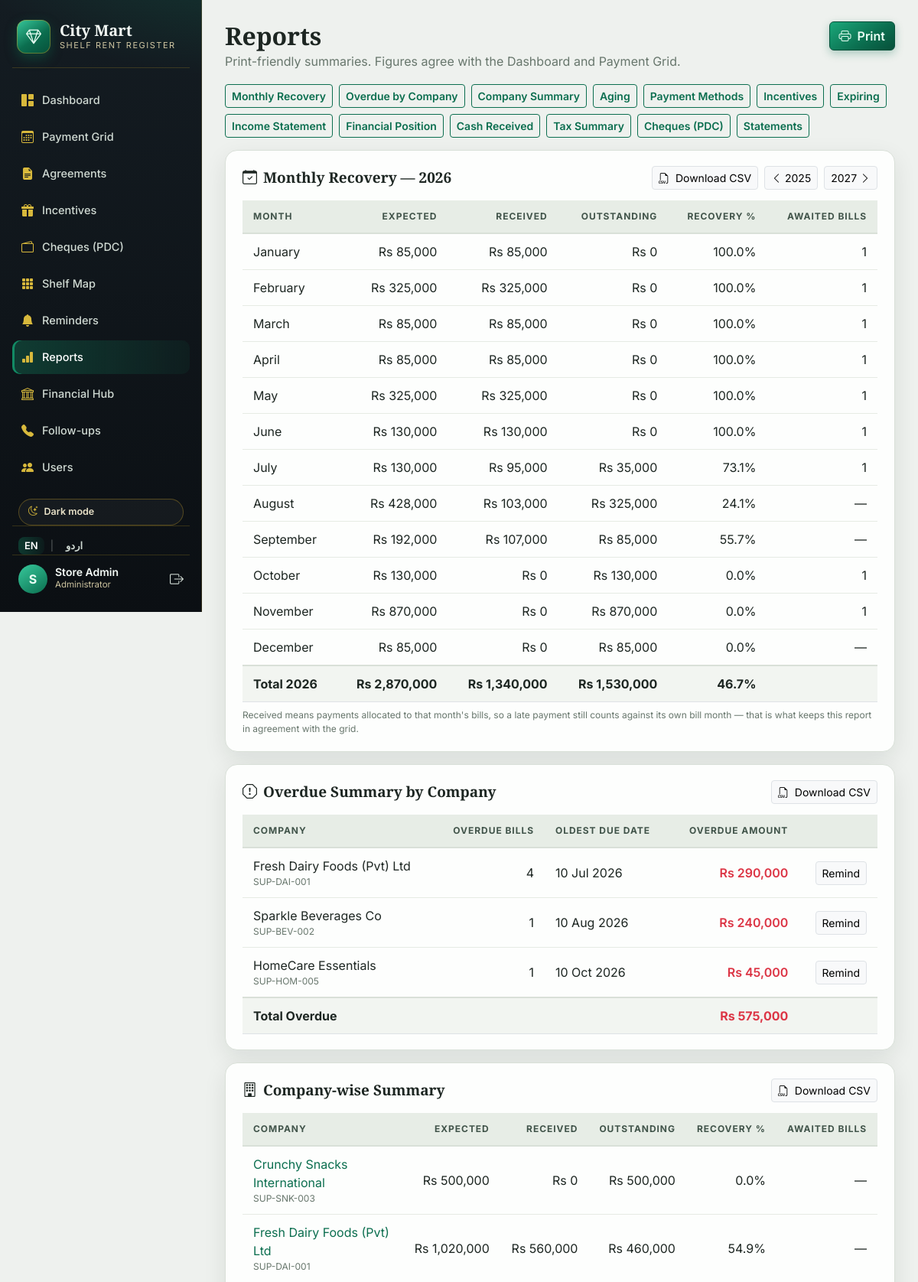
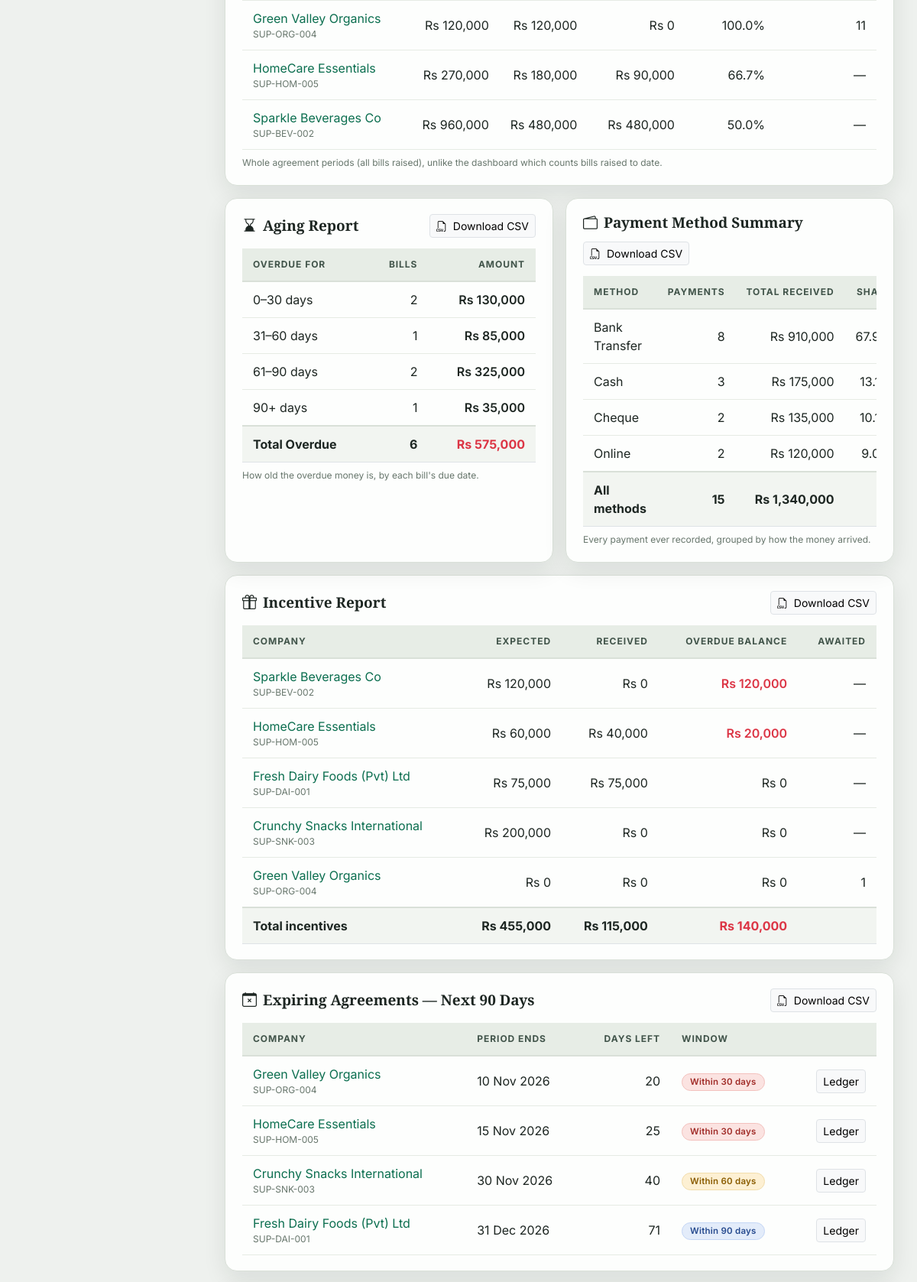
/reports.php (signed in, upper part), run on the app's committed database (2 pictures, top to bottom).
### tables this page shows
CREATE TABLE IF NOT EXISTS bills (
  id              INT UNSIGNED AUTO_INCREMENT PRIMARY KEY,
  agreement_id    INT UNSIGNED NOT NULL,
  bill_month      DATE NOT NULL,                  
  due_date        DATE NOT NULL,
  expected_amount DECIMAL(12,2) NULL,
  created_at      TIMESTAMP NOT NULL DEFAULT CURRENT_TIMESTAMP,
  UNIQUE KEY uq_bill (agreement_id, bill_month),
  CONSTRAINT fk_bills_agreement FOREIGN KEY (agreement_id) REFERENCES agreements(id) ON DELETE CASCADE
);

CREATE TABLE IF NOT EXISTS agreements (
  id                INT UNSIGNED AUTO_INCREMENT PRIMARY KEY,
  supplier_name     VARCHAR(150) NOT NULL,
  ledger_code       VARCHAR(60)  NOT NULL UNIQUE,
  contact_person    VARCHAR(100) NULL,
  contact_phone     VARCHAR(40)  NULL,
  contact_email     VARCHAR(120) NULL,
  rent_type         ENUM('fixed','percentage') NOT NULL DEFAULT 'fixed',
  rent_amount       DECIMAL(12,2) NULL,           
  percentage_rate   DECIMAL(5,2)  NULL,           
  wht_percent       DECIMAL(5,2)  NOT NULL DEFAULT 0,   
  gst_percent       DECIMAL(5,2)  NOT NULL DEFAULT 0,   
  shelf_id          INT UNSIGNED NULL,            
  billing_frequency ENUM('monthly','quarterly','display_drive') NOT NULL DEFAULT 'monthly',
  period_from       DATE NOT NULL,
  period_to         DATE NOT NULL,
  scan_file         VARCHAR(255) NULL,            
  notes             VARCHAR(255) NULL,
  created_by        INT UNSIGNED NULL,
  created_at        TIMESTAMP NOT NULL DEFAULT CURRENT_TIMESTAMP,
  updated_at        TIMESTAMP NOT NULL DEFAULT CURRENT_TIMESTAMP ON UPDATE CURRENT_TIMESTAMP,
  CONSTRAINT fk_agreements_user FOREIGN KEY (created_by) REFERENCES users(id) ON DELETE SET NULL,
  CONSTRAINT fk_agreements_shelf FOREIGN KEY (shelf_id) REFERENCES shelves(id) ON DELETE SET NULL,
  CHECK (period_to >= period_from)
);

CREATE TABLE IF NOT EXISTS incentives (
  id              INT UNSIGNED AUTO_INCREMENT PRIMARY KEY,
  agreement_id    INT UNSIGNED NOT NULL,
  title           VARCHAR(150) NOT NULL,
  type            ENUM('Promotion','Display','Launch','Target','Other') NOT NULL DEFAULT 'Promotion',
  basis           ENUM('Fixed','Percentage') NOT NULL DEFAULT 'Fixed',
  rate            DECIMAL(5,2)   NULL,            
  expected_amount DECIMAL(12,2)  NULL,            
  received_amount DECIMAL(12,2)  NOT NULL DEFAULT 0,
  expected_date   DATE NOT NULL,                  
  received_date   DATE NULL,                      
  notes           VARCHAR(255) NULL,
  created_by      INT UNSIGNED NULL,
  created_at      TIMESTAMP NOT NULL DEFAULT CURRENT_TIMESTAMP,
  updated_at      TIMESTAMP NOT NULL DEFAULT CURRENT_TIMESTAMP ON UPDATE CURRENT_TIMESTAMP,
  CONSTRAINT fk_incentives_agreement FOREIGN KEY (agreement_id) REFERENCES agreements(id) ON DELETE CASCADE,
  CONSTRAINT fk_incentives_user FOREIGN KEY (created_by) REFERENCES users(id) ON DELETE SET NULL,
  CHECK (received_amount >= 0)
);

### reports.php (the view, shortened to what the rows shown need)
<?php
require_once __DIR__ . '/db.php';
require_once __DIR__ . '/billing.php';
require_once __DIR__ . '/layout.php';
$pdo = db();
syncBills($pdo);
$year  = (int)($_GET['year'] ?? date('Y'));
$year  = max(2020, min(2100, $year));
$today = date('Y-m-d');
$allBills = loadBills($pdo);
$months = [];
for ($m = 1; $m <= 12; $m++) $months[$m] = ['expected' => 0.0, 'received' => 0.0, 'awaited' => 0];
foreach (loadBills($pdo, $year) as $b) {
    $m = (int)date('n', strtotime($b['bill_month']));
    if ($b['expected_amount'] === null) { $months[$m]['awaited']++; continue; }
    $months[$m]['expected'] += (float)$b['expected_amount'];
    $months[$m]['received'] += min($b['paid'], (float)$b['expected_amount']);
}
$overdue = [];
foreach ($allBills as $b) {
    if ($b['expected_amount'] === null || $b['due_date'] >= $today) continue;
    $balance = (float)$b['expected_amount'] - $b['paid'];
    if ($balance <= 0) continue;
    $id = $b['agreement_id'];
    $overdue[$id] ??= ['supplier_name' => $b['supplier_name'], 'ledger_code' => $b['ledger_code'], 'bills' => 0, 'amount' => 0.0, 'oldest' => $b['due_date']];
    $overdue[$id]['bills']++;
    $overdue[$id]['amount'] += $balance;
}
usort($overdue, fn($a, $b) => $b['amount'] <=> $a['amount']);
$totalOverdue = array_sum(array_column($overdue, 'amount'));
$aging = ['0_30' => [0, 0.0], '31_60' => [0, 0.0], '61_90' => [0, 0.0], '90p' => [0, 0.0]];
foreach ($allBills as $b) {
    if ($b['expected_amount'] === null || $b['due_date'] >= $today) continue;
    $balance = (float)$b['expected_amount'] - $b['paid'];
    if ($balance <= 0) continue;
    $days = (int)floor((strtotime($today) - strtotime($b['due_date'])) / 86400);
    $key = $days <= 30 ? '0_30' : ($days <= 60 ? '31_60' : ($days <= 90 ? '61_90' : '90p'));
    $aging[$key][0]++;
    $aging[$key][1] += $balance;
}
$methods = $pdo->query('SELECT method, COUNT(*) AS n, SUM(amount) AS total FROM payments GROUP BY method ORDER BY total DESC')->fetchAll();
$methodTotal = array_sum(array_map(fn($r) => (float)$r['total'], $methods));
$incPer = [];
foreach (loadIncentives($pdo) as $inc) {
    $id = $inc['agreement_id'];
    $incPer[$id] ??= ['supplier_name' => $inc['supplier_name'], 'ledger_code' => $inc['ledger_code'], 'expected' => 0.0, 'received' => 0.0, 'overdue' => 0.0, 'awaited' => 0];
    if ($inc['expected_amount'] === null) { $incPer[$id]['awaited']++; continue; }
    $incPer[$id]['expected'] += (float)$inc['expected_amount'];
    $incPer[$id]['received'] += min((float)$inc['received_amount'], (float)$inc['expected_amount']);
    if ($inc['expected_date'] < $today && $inc['balance'] !== null) $incPer[$id]['overdue'] += $inc['balance'];
}
$finInc  = incomeStatement($pdo, $year);
$finPos  = financialPosition($pdo);
$finCash = cashReceived($pdo, $year);
$expiring = $pdo->prepare('SELECT * FROM agreements WHERE period_to BETWEEN :t AND :l ORDER BY period_to ASC');
$expiring->execute([':t' => $today, ':l' => date('Y-m-d', strtotime('+90 days'))]);
$expiring = $expiring->fetchAll();
?>
<div class="d-flex justify-content-between align-items-start flex-wrap gap-2">
</div>
<div class="panel mb-3" id="r-monthly">
  <div class="panel-head">
    <h2><i class="bi bi-calendar-check me-2"></i><?= e(t('monthly_recovery')) ?> — <?= $year ?></h2>
  </div>
  <div class="table-responsive">
    <table class="table table-luxe align-middle mb-0">
      <thead><tr><th><?= e(t('month')) ?></th><th class="text-end"><?= e(t('expected')) ?></th><th class="text-end"><?= e(t('received')) ?></th><th class="text-end"><?= e(t('outstanding')) ?></th><th class="text-end"><?= e(t('recovery_pct')) ?></th><th class="text-end"><?= e(t('awaited_bills')) ?></th></tr></thead>
      <?php $tE = 0; $tR = 0; foreach ($months as $m => $v): $tE += $v['expected']; $tR += $v['received']; ?>
      <?php endforeach; ?>
      <tfoot>
        <tr><th><?= e(t('total')) ?> <?= $year ?></th><th class="text-end"><?= money($tE) ?></th><th class="text-end"><?= money($tR) ?></th>
            <th class="text-end"><?= money(max(0, $tE - $tR)) ?></th>
            <th class="text-end"><?= $tE > 0 ? number_format($tR / $tE * 100, 1) . '%' : '—' ?></th><th></th></tr>
      </tfoot>
    </table>
  </div>
</div>
<div class="panel mb-3" id="r-overdue">
  <div class="panel-head">
    <h2><i class="bi bi-exclamation-octagon me-2"></i><?= e(t('overdue_summary_by_company')) ?></h2>
  </div>
  <div class="table-responsive">
    <table class="table table-luxe align-middle mb-0">
      <thead><tr><th><?= e(t('company')) ?></th><th class="text-end"><?= e(t('overdue_bills')) ?></th><th><?= e(t('oldest_due_date')) ?></th><th class="text-end"><?= e(t('overdue_amount')) ?></th><th class="no-print"></th></tr></thead>
      <tbody>
      <?php foreach ($overdue as $o): ?>
        <tr>
          <td><?= e($o['supplier_name']) ?><div class="cell-sub"><?= e($o['ledger_code']) ?></div></td>
          <td class="text-end"><?= $o['bills'] ?></td>
          <td><?= date('d M Y', strtotime($o['oldest'])) ?></td>
          <td class="text-end fw-semibold text-danger"><?= money($o['amount']) ?></td>
          <td class="text-end no-print"><a class="btn btn-sm btn-light border" href="reminders.php"><?= e(t('remind')) ?></a></td>
        </tr>
      <?php endforeach; ?>
      </tbody>
      <?php if ($overdue): ?>
      <tfoot><tr><th colspan="3"><?= e(t('total_overdue')) ?></th><th class="text-end text-danger"><?= money($totalOverdue) ?></th><th class="no-print"></th></tr></tfoot>
      <?php endif; ?>
    </table>
  </div>
</div>
<div class="panel mb-3" id="r-company">
  <div class="panel-head">
    <h2><i class="bi bi-building me-2"></i><?= e(t('companywise_summary')) ?></h2>
  </div>
  <div class="table-responsive">
    <table class="table table-luxe align-middle mb-0">
      <thead><tr><th><?= e(t('company')) ?></th><th class="text-end"><?= e(t('expected')) ?></th><th class="text-end"><?= e(t('received')) ?></th><th class="text-end"><?= e(t('outstanding')) ?></th><th class="text-end"><?= e(t('recovery_pct')) ?></th><th class="text-end"><?= e(t('awaited_bills')) ?></th></tr></thead>
    </table>
  </div>
</div>
<div class="row g-3 mb-3">
  <div class="col-xl-6">
    <div class="panel h-100" id="r-aging">
      <div class="panel-head">
        <h2><i class="bi bi-hourglass-bottom me-2"></i><?= e(t('aging_report')) ?></h2>
      </div>
      <div class="table-responsive">
        <table class="table table-luxe align-middle mb-0">
          <thead><tr><th><?= e(t('overdue_for')) ?></th><th class="text-end"><?= e(t('bills')) ?></th><th class="text-end"><?= e(t('amount')) ?></th></tr></thead>
          <?php $aN = 0; $aT = 0; foreach ($aging as $k => [$n, $amt]): $aN += $n; $aT += $amt; ?>
          <?php endforeach; ?>
          <tfoot><tr><th><?= e(t('total_overdue')) ?></th><th class="text-end"><?= $aN ?></th><th class="text-end text-danger"><?= money($aT) ?></th></tr></tfoot>
        </table>
      </div>
    </div>
  </div>
  <div class="col-xl-6">
    <div class="panel h-100" id="r-methods">
      <div class="panel-head">
        <h2><i class="bi bi-wallet2 me-2"></i><?= e(t('payment_method_summary')) ?></h2>
      </div>
      <div class="table-responsive">
        <table class="table table-luxe align-middle mb-0">
          <thead><tr><th><?= e(t('method')) ?></th><th class="text-end"><?= e(t('payments')) ?></th><th class="text-end"><?= e(t('total_received')) ?></th><th class="text-end"><?= e(t('share')) ?></th></tr></thead>
          <tfoot><tr><th><?= e(t('all_methods')) ?></th><th class="text-end"><?= array_sum(array_map(fn($r) => (int)$r['n'], $methods)) ?></th><th class="text-end"><?= money($methodTotal) ?></th><th></th></tr></tfoot>
        </table>
      </div>
    </div>
  </div>
</div>
<div class="panel mb-3" id="r-incentives">
  <div class="panel-head">
    <h2><i class="bi bi-gift me-2"></i><?= e(t('incentive_report')) ?></h2>
  </div>
  <div class="table-responsive">
    <table class="table table-luxe align-middle mb-0">
      <thead><tr><th><?= e(t('company')) ?></th><th class="text-end"><?= e(t('expected')) ?></th><th class="text-end"><?= e(t('received')) ?></th><th class="text-end"><?= e(t('overdue_balance')) ?></th><th class="text-end"><?= e(t('awaited')) ?></th></tr></thead>
      <?php $iE = 0; $iR = 0; $iO = 0; foreach ($incPer as $id => $s): $iE += $s['expected']; $iR += $s['received']; $iO += $s['overdue']; ?>
      <?php endforeach; ?>
      <?php if ($incPer): ?>
      <tfoot><tr><th><?= e(t('total_incentives')) ?></th><th class="text-end"><?= money($iE) ?></th><th class="text-end"><?= money($iR) ?></th><th class="text-end text-danger"><?= money($iO) ?></th><th></th></tr></tfoot>
      <?php endif; ?>
    </table>
  </div>
</div>
<div class="panel mb-3" id="r-expiring">
  <div class="panel-head">
    <h2><i class="bi bi-calendar-x me-2"></i><?= e(t('expiring_next_90')) ?></h2>
  </div>
  <div class="table-responsive">
    <table class="table table-luxe align-middle mb-0">
      <thead><tr><th><?= e(t('company')) ?></th><th><?= e(t('period_ends')) ?></th><th class="text-end"><?= e(t('days_left_label')) ?></th><th><?= e(t('window')) ?></th><th class="no-print"></th></tr></thead>
      <tbody>
      <?php foreach ($expiring as $ag): $days = (int)round((strtotime($ag['period_to']) - strtotime($today)) / 86400); ?>
        <tr>
          <td><a href="company.php?id=<?= (int)$ag['id'] ?>"><?= e($ag['supplier_name']) ?></a><div class="cell-sub"><?= e($ag['ledger_code']) ?></div></td>
          <td><?= date('d M Y', strtotime($ag['period_to'])) ?></td>
          <td class="text-end"><?= $days ?></td>
          <td><span class="pill <?= $days <= 30 ? 'pill-overdue' : ($days <= 60 ? 'pill-partial' : 'pill-due') ?>"><?= e(sprintf(t('within_days'), $days <= 30 ? 30 : ($days <= 60 ? 60 : 90))) ?></span></td>
          <td class="text-end no-print"><a class="btn btn-sm btn-light border" href="company.php?id=<?= (int)$ag['id'] ?>"><?= e(t('ledger')) ?></a></td>
        </tr>
      <?php endforeach; ?>
      </tbody>
    </table>
  </div>
</div>

### data on the page
bills: agreement.supplier_name "Fresh Dairy Foods (Pvt) Ltd", agreement.ledger_code "SUP-DAI-001", bills "4", due_date "10 Jul 2026", amount "Rs 290,000"
bills: agreement.supplier_name "Sparkle Beverages Co", agreement.ledger_code "SUP-BEV-002", bills "1", due_date "10 Aug 2026", amount "Rs 240,000"
incentives: agreement.supplier_name "HomeCare Essentials", agreement.ledger_code "SUP-HOM-005", created_by "1", expected_date "10 Oct 2026", amount "Rs 45,000"
agreements: supplier_name "Green Valley Organics", ledger_code "SUP-ORG-004", period_to "10 Nov 2026", period_to "20", period_to "Within 30 days"
agreements: supplier_name "HomeCare Essentials", ledger_code "SUP-HOM-005", period_to "15 Nov 2026", period_to "25", period_to "Within 30 days"
agreements: supplier_name "Crunchy Snacks International", ledger_code "SUP-SNK-003", period_to "30 Nov 2026", period_to "40", period_to "Within 60 days"
agreements: supplier_name "Fresh Dairy Foods (Pvt) Ltd", ledger_code "SUP-DAI-001", period_to "31 Dec 2026", period_to "71", period_to "Within 90 days"

### other printed values
cfg('mart_name') "City Mart"
$label "Dashboard"
$label "Payment Grid"
$label "Agreements"
$label "Incentives"
$label "Cheques (PDC)"
$label "Shelf Map"
$label "Reminders"
$label "Reports"
$label "Financial Hub"
$label "Follow-ups"
$label "Users"
$theme === 'dark' ? t('light_mode') : t('dark_mode') "Dark mode"
substr($u['name'], 0, 1) "S"
$u['name'] "Store Admin"
